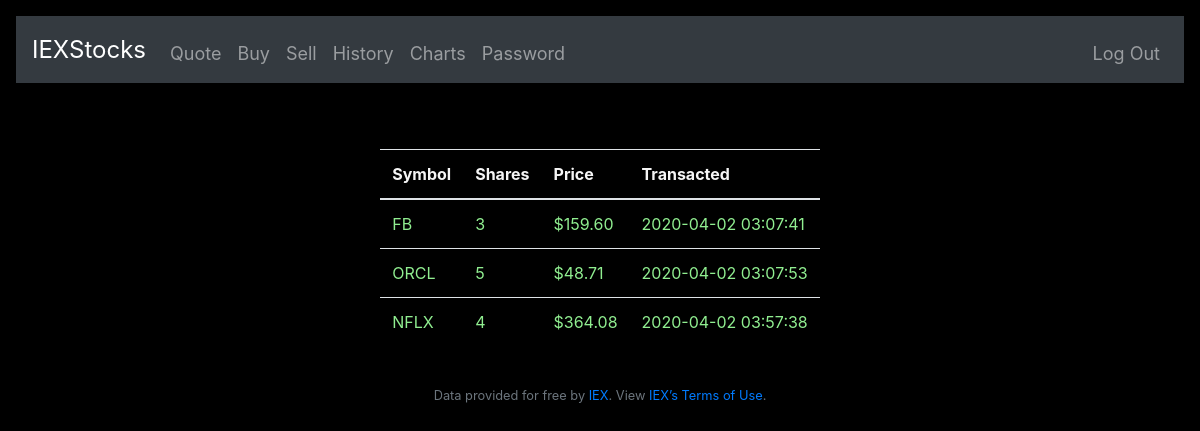
The page /history (signed in) on the database its author committed.
### tables this page shows
CREATE TABLE transactions(id INTEGER NOT NULL, symbol TEXT NOT NULL, number INTEGER NOT NULL, type TEXT NOT NULL, price NUMERIC NOT NULL, date TIMESTAMP  DEFAULT CURRENT_TIMESTAMP, FOREIGN KEY(id) REFERENCES users(id), CHECK(type in ('bought','sold')));

### application.py (the view)
@app.route("/history")
@login_required
def history():
    history = []
    rows = db.execute('''select symbol, number, price, datetime(date,'localtime') as loc_date
                         from transactions
                         where id = ?
                         order by loc_date''', (session['user_id'],))
    for row in rows:
        dict = {}
        dict['symbol'] = row['symbol']
        dict['shares'] = row['number']
        dict['price'] = row['price']
        dict['date'] = row['loc_date']
        history.append(dict)
    return render_template('history.html', rows = history)

### application.py (called while the page is built)
@app.after_request
def after_request(response):
    response.headers["Cache-Control"] = "no-cache, no-store, must-revalidate"
    response.headers["Expires"] = 0
    response.headers["Pragma"] = "no-cache"
    return response

### helpers.py (called while the page is built)
def login_required(f):
    @wraps(f)
    def wrapper(*args, **kwargs):
        if session.get("user_id") is None:
            return redirect("/login")
        return f(*args, **kwargs)
    return wrapper

def usd(value):
    float_str = "${:,.2f}".format(value)
    return float_str

### templates/history.html (shortened to what this page needs)
{% extends "layout.html" %}
{% block main %}
<div class="table-center">
    <div>
        <table class="table table-responsive">
            <thead>
                <tr>
                    <th> Symbol</th> <th>Shares</th> <th>Price</th> <th> Transacted</th>
                </tr>
            </thead>
            <tbody>
                {% for row in rows %}
                <tr>
                    <td> <span class="">{{ row['symbol']}}</span></td>
                    <td> <span class="">{{ row['shares']}}</span></td>
                    <td> <span class="">{{ row['price'] | usd}} </span></td>
                    <td> <span class="">{{ row['date']}}</span></td>
                </tr>
                {% endfor %}
            </tbody>
        </table>
    </div>
</div>
{% endblock %}

### static/styles.css (style rules this page uses)
* { box-sizing: border-box; }
body { background-color : black; }
th, td { text-align: left; }
th { color: whitesmoke; }
td { color: lightgreen; }
.table-center { margin-top: 30px; display:flex; flex-direction: row; justify-content: center; }

### rows shown on the page
transactions: symbol "FB", shares "3", price "$159.60", date "2020-04-02 03:07:41"
transactions: symbol "ORCL", shares "5", price "$48.71", date "2020-04-02 03:07:53"
transactions: symbol "NFLX", shares "4", price "$364.08", date "2020-04-02 03:57:38"
